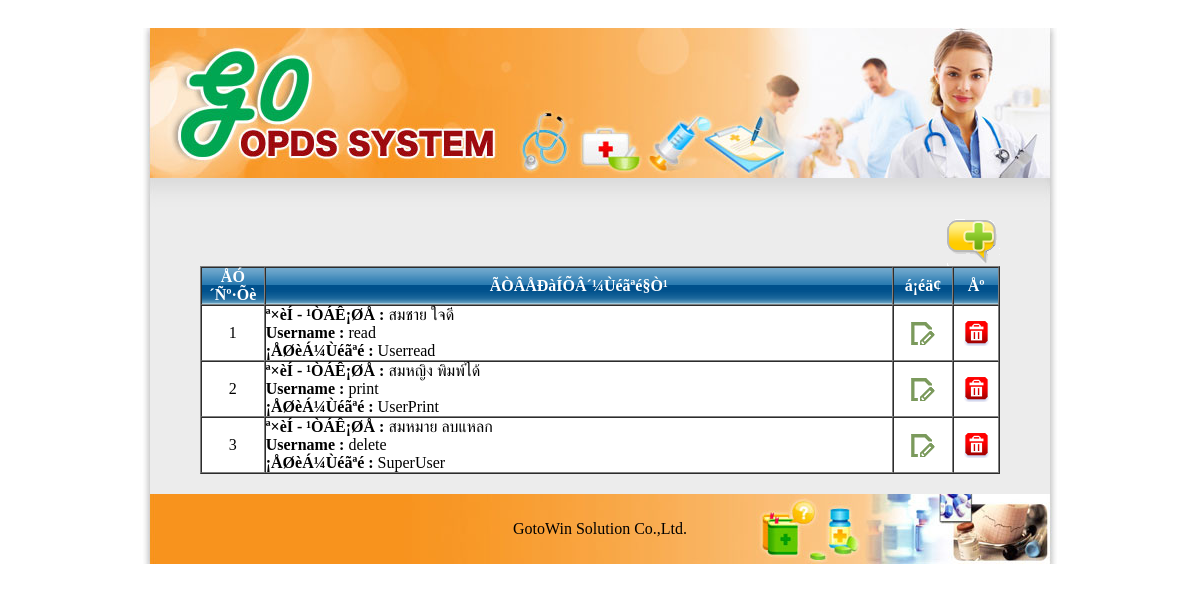
Screenshot of /opd/page_content/show_user.php (signed in) with the database file from the repository.
### tables this page shows
CREATE TABLE `tb_opd_login` (
  `userID` int(5) NOT NULL,
  `Fname` varchar(40) NOT NULL,
  `Lname` varchar(60) NOT NULL,
  `username` varchar(15) NOT NULL,
  `password` varchar(25) NOT NULL,
  `typeID` varchar(10) NOT NULL,
  `usergroup` varchar(20) NOT NULL,
  `createdate` datetime NOT NULL,
  `lastLogin` datetime NOT NULL,
  PRIMARY KEY (`username`)
);

CREATE TABLE `tb_opd_group` (
  `groupID` int(5) NOT NULL,
  `groupname` varchar(255) NOT NULL,
  PRIMARY KEY (`groupID`)
);

### opd/System_config/connection.php (called while the page is built, shortened)
<?php
$database = "hdbms";
?>

### opd/page_content/show_user.php (the view, shortened to what this page needs)
<?php
	$Status=$_GET["status"];
	if($Status == 1){
			$bgcolor = "#66FF66";
			$showstatus = "´Óà¹Ô¹¡ÒÃÊÓàÃç¨";
	}
	else if (($Status == 0) and ($Status != "")){
			$bgcolor = "#FF0000";
			$showstatus = "äÁèÊÒÁÒÃ¶´Óà¹Ô¹¡ÒÃä´é ¡ÃØ³ÒÅÍ§ÍÕ¡¤ÃÑé§";
	}
	else {
			$bgcolor = "";
			$showstatus = "";
	}
	include ("../System_config/connection.php");
	if($_SESSION["PID"] == session_id()) {
?>
<!DOCTYPE html PUBLIC "-//W3C//DTD XHTML 1.0 Transitional//EN" "http://www.w3.org/TR/xhtml1/DTD/xhtml1-transitional.dtd">
<html xmlns="http://www.w3.org/1999/xhtml">
<head>
<link rel="stylesheet" href="../css/menu/style.css" type="text/css" />
</head>
<body>
<table align="center" width="1000" border="0" cellspacing="0" cellpadding="0">
  <tr><td width="999"><?php include ("../System_Design/header.php"); ?></td></tr>
  <img src="../images/span.gif" height="20" />
  <tr>
    <td background="../images/design_webOPD/web-OPDS01_03.jpg">
<table align="center" width="800" border="0" cellspacing="0" cellpadding="0">
  <tr>
    <td width="600"  height="40" align="left" bgcolor="<?=$bgcolor?>"><strong><?=$showstatus?></strong></td>
  </tr>
  <tr align="right">
    <td width="600" align="right"><a href="frm_add_user.php"><img src="../images/icon_wb2.gif" border="0" /></a></td>
  </tr>
</table>
<table align="center" width="800" border="1" cellspacing="0" cellpadding="0">
  <tr class="head-tb">
    <td width="62" height="36" align="center">ÅÓ´Ñº·Õè</td>
    <td width="635" align="center">ÃÒÂÅÐàÍÕÂ´¼Ùéãªé§Ò¹</td>
    <td width="59" align="center">á¡éä¢</td>
    <td width="44" align="center">Åº</td>
  </tr>
<?php
$SQLshowUser = "select * from tb_opd_login order by userID asc";
$RESshowUser = mysql_db_query($database,$SQLshowUser);
$RCount = 0;
while($VALshowUser = mysql_fetch_array($RESshowUser)){
			$groupID = $VALshowUser['usergroup'];
						$SQLG = "select * from tb_opd_group where groupID='$groupID'";
						$RESG = mysql_db_query($database,$SQLG);
						$VALG = mysql_fetch_array($RESG);
						if (($VALshowUser["userID"])<>"") $RCount  = $RCount +1;
?>
  <? if ($VALshowUser["userID"] !=999){ ?>
  <tr bgcolor="#FFFFFF">
    <td align="center"><?=$RCount?></td>
    <td>
    		<span class="usermain"> ª×èÍ - ¹ÒÁÊ¡ØÅ : </span>  <span class="userdetail"><?=$VALshowUser["Fname"]?>   <?=$VALshowUser["Lname"]?></span><br>
            <span class="usermain">Username : </span>	<span class="userdetail"><?=$VALshowUser["username"]?></span><br>
            <span class="usermain">¡ÅØèÁ¼Ùéãªé : </span>  <span class="userdetail"><?=$VALG["groupname"];?></span><br>
    </td>
    <?php
		if($_SESSION["user"] != $VALshowUser["username"]){
	?>
    <td align="center"><a href="frm_edit_user.php?userid=<?=$VALshowUser["userID"]?>&gid=<?=$groupID?>"><img src="../images/icon_n_edit.gif" border="0" /></a></td>
    <td align="center"><a href="frm_del_user.php?userid=<?=$VALshowUser["userID"]?>"><img src="../images/icon_b_delete2.gif" border="0" /></a></td>
  </tr>
 <?php
	}
	else {
		print "<td>&nbsp;</td>";
		print "<td>&nbsp;</td>";
	}
}
}?>
</table>
      <img src="../images/span.gif" height="20" />
    </td>
  </tr>
  <tr><td><?php include ("../System_Design/footer.php"); ?></td></tr>
</table>
</body>
</html>
<?php
}
else{
	print "<script language='javascript' >window.location='../frm_login.php';</script>";
}
?>

### opd/page_content/show_user.php (style rules this page uses)
.usermain { font-family: "mS Sans Serif"; font-size:14; font-weight:bold }
.userdetail { font-family: "mS Sans Serif"; font-size:14; }

### rows the page displays
tb_opd_login: RCount "1", Fname "สมชาย", Lname "ใจดี", username "read", tb_opd_group.groupname "Userread"
tb_opd_login: RCount "2", Fname "สมหญิง", Lname "พิมพ์ได้", username "print", tb_opd_group.groupname "UserPrint"
tb_opd_login: RCount "3", Fname "สมหมาย", Lname "ลบแหลก", username "delete", tb_opd_group.groupname "SuperUser"
